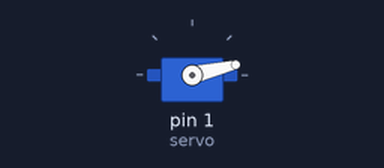
The sketch below on a simulated Arduino Uno, built with avr-gcc and run on an emulated ATmega328P. Shown: servo.

Above: at 0.05 s.
At 1.25 s:
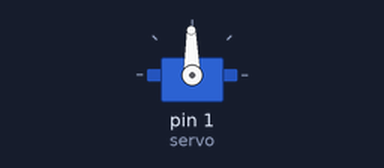
At 2.45 s:
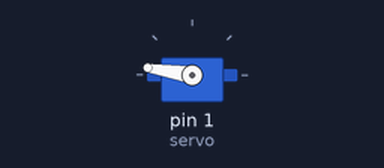
At 4.9 s:
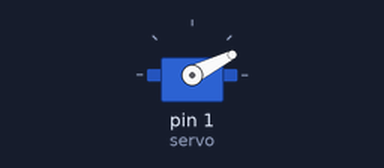
Timing chart, 0 to 6.7 s (numbered marks = the images above):
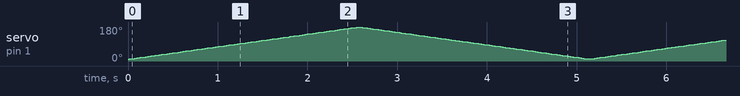

The sketch:

Servo_2.ino
```cpp
#include <Servo.h>

Servo servo;
int angle = 10;

void setup() {
  // put your setup code here, to run once:
  servo.attach(1);
  servo.write(angle);

}

void loop() {
  // put your main code here, to run repeatedly:
  for (angle = 10; angle < 180; angle ++)
    {
      servo.write(angle);
      delay(15);
    }
  for (angle = 180; angle > 10; angle--){
    servo.write(angle);
    delay(15);
  }
}
```
